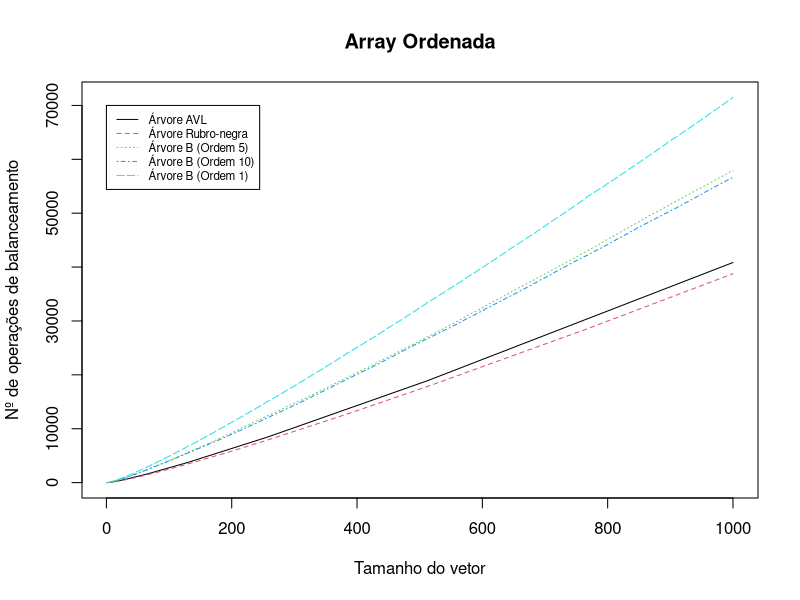

This chart was generated by the following R code:
avl<-c(0, 4, 16, 24, 41, 57, 74, 86, 107, 128, 149, 169, 190, 211, 232, 248, 273, 298, 323, 348, 373, 398, 423, 447, 472, 497, 522, 547, 572, 597, 622, 642, 671, 700, 729, 758, 787, 816, 845, 874, 903, 932, 961, 990, 1019, 1048, 1077, 1105, 1134, 1163, 1192, 1221, 1250, 1279, 1308, 1337, 1366, 1395, 1424, 1453, 1482, 1511, 1540, 1564, 1597, 1630, 1663, 1696, 
       1729, 1762, 1795, 1828, 1861, 1894, 1927, 1960, 1993, 2026, 2059, 2092, 2125, 2158, 2191, 2224, 2257, 2290, 2323, 2356, 2389, 2422, 2455, 2488, 2521, 2554, 2587, 2619, 2652, 2685, 2718, 2751, 2784, 2817, 2850, 2883, 2916, 2949, 2982, 3015, 3048, 3081, 3114, 3147, 3180, 3213, 3246, 3279, 3312, 3345, 3378, 3411, 3444, 3477, 3510, 3543, 3576, 3609, 3642, 
       3670, 3707, 3744, 3781, 3818, 3855, 3892, 3929, 3966, 4003, 4040, 4077, 4114, 4151, 4188, 4225, 4262, 4299, 4336, 4373, 4410, 4447, 4484, 4521, 4558, 4595, 4632, 4669, 4706, 4743, 4780, 4817, 4854, 4891, 4928, 4965, 5002, 5039, 5076, 5113, 5150, 5187, 5224, 5261, 5298, 5335, 5372, 5409, 5446, 5483, 5520, 5557, 5594, 5631, 5668, 5705, 5742, 5779, 5816, 
       5853, 5890, 5927, 5964, 6001, 6037, 6074, 6111, 6148, 6185, 6222, 6259, 6296, 6333, 6370, 6407, 6444, 6481, 6518, 6555, 6592, 6629, 6666, 6703, 6740, 6777, 6814, 6851, 6888, 6925, 6962, 6999, 7036, 7073, 7110, 7147, 7184, 7221, 7258, 7295, 7332, 7369, 7406, 7443, 7480, 7517, 7554, 7591, 7628, 7665, 7702, 7739, 7776, 7813, 7850, 7887, 7924, 7961, 7998, 
       8035, 8072, 8109, 8146, 8183, 8220, 8257, 8294, 8331, 8368, 8400, 8441, 8482, 8523, 8564, 8605, 8646, 8687, 8728, 8769, 8810, 8851, 8892, 8933, 8974, 9015, 9056, 9097, 9138, 9179, 9220, 9261, 9302, 9343, 9384, 9425, 9466, 9507, 9548, 9589, 9630, 9671, 9712, 9753, 9794, 9835, 9876, 9917, 9958, 9999, 10040, 10081, 10122, 10163, 10204, 10245, 10286, 10327, 10368, 10409, 10450, 10491, 10532, 10573, 10614, 10655, 10696, 10737, 10778, 10819, 10860, 10901, 10942, 10983, 11024, 11065, 11106, 11147, 11188, 11229, 11270, 11311, 11352, 
       11393, 11434, 11475, 11516, 11557, 11598, 11639, 11680, 11721, 11762, 11803, 11844, 11885, 11926, 11967, 12008, 12049, 12090, 12131, 12172, 12213, 12254, 12295, 12336, 12377, 12418, 12459, 12500, 12541, 12582, 12623, 12664, 12705, 12746, 12787, 12828, 12869, 12910, 12951, 12992, 13033, 13074, 13115, 13156, 13197, 13238, 13279, 13320, 13361, 13402, 13443, 13484, 13525, 13566, 13607, 13647, 13688, 13729, 13770, 13811, 13852, 13893, 13934, 13975, 14016, 14057, 14098, 14139, 14180, 14221, 14262, 14303, 14344, 14385, 14426, 14467, 14508, 14549, 14590, 14631, 14672, 14713, 14754, 14795, 14836, 14877, 14918, 14959, 15000, 15041, 15082, 15123, 15164, 15205, 15246, 15287, 15328, 15369, 15410, 15451, 15492, 15533, 15574, 15615, 15656, 15697, 15738, 15779, 15820, 15861, 15902, 15943, 15984, 16025, 16066, 16107, 16148, 16189, 16230, 16271, 16312, 16353, 16394, 16435, 16476, 16517, 16558, 16599, 16640, 16681, 16722, 16763, 16804, 16845, 16886, 16927, 16968, 17009, 17050, 17091, 17132, 17173, 17214, 17255, 17296, 17337, 17378, 17419, 17460, 17501, 17542, 17583, 17624, 17665, 17706, 17747, 17788, 17829, 17870, 17911, 17952, 17993, 18034, 18075, 18116, 18157, 18198, 18239, 18280, 18321, 18362, 18403, 18444, 18485, 18526, 18567, 18608, 
       18649, 18690, 18731, 18772, 18813, 18854, 18890, 18935, 18980, 19025, 19070, 19115, 19160, 19205, 19250, 19295, 19340, 19385, 19430, 19475, 19520, 19565, 19610, 19655, 19700, 19745, 19790, 19835, 19880, 19925, 19970, 20015, 20060, 20105, 20150, 20195, 20240, 20285, 20330, 20375, 20420, 20465, 20510, 20555, 20600, 20645, 20690, 20735, 20780, 20825, 20870, 20915, 20960, 21005, 21050, 21095, 21140, 21185, 21230, 21275, 21320, 21365, 21410, 21455, 21500, 21545, 21590, 21635, 21680, 21725, 21770, 21815, 21860, 21905, 21950, 21995, 22040, 22085, 22130, 22175, 22220, 22265, 22310, 22355, 22400, 22445, 22490, 22535, 22580, 22625, 22670, 22715, 22760, 22805, 22850, 22895, 22940, 22985, 23030, 23075, 23120, 23165, 23210, 23255, 23300, 23345, 23390, 23435, 23480, 23525, 23570, 23615, 23660, 23705, 23750, 23795, 23840, 23885, 23930, 23975, 24020, 24065, 24110, 24155, 24200, 24245, 24290, 24335, 24380, 24425, 24470, 24515, 24560, 24605, 24650, 24695, 24740, 24785, 24830, 24875, 24920, 24965, 25010, 25055, 25100, 25145, 25190, 25235, 25280, 25325, 25370, 25415, 25460, 25505, 25550, 25595, 25640, 25685, 25730, 25775, 25820, 25865, 25910, 25955, 26000, 26045, 26090, 26135, 26180, 26225, 26270, 26315, 26360, 26405, 26450, 26495, 26540, 
       26585, 26630, 26675, 26720, 26765, 26810, 26855, 26900, 26945, 26990, 27035, 27080, 27125, 27170, 27215, 27260, 27305, 27350, 27395, 27440, 27485, 27530, 27575, 27620, 27665, 27710, 27755, 27800, 27845, 27890, 27935, 27980, 28025, 28070, 28115, 28160, 28205, 28250, 28295, 28340, 28385, 28430, 28475, 28520, 28565, 28610, 28655, 28700, 28745, 28790, 28835, 28880, 28925, 28970, 29015, 29060, 29105, 29150, 29195, 29240, 29285, 29330, 29375, 29420, 29465, 29510, 29555, 29600, 29645, 29690, 29735, 29780, 29825, 29870, 29915, 29960, 30005, 30050, 30095, 30140, 30185, 30230, 30275, 30320, 30365, 30409, 30454, 30499, 30544, 30589, 30634, 30679, 30724, 30769, 30814, 30859, 30904, 30949, 30994, 31039, 31084, 31129, 31174, 31219, 31264, 31309, 31354, 31399, 31444, 31489, 31534, 31579, 31624, 31669, 31714, 31759, 31804, 31849, 31894, 31939, 31984, 32029, 32074, 32119, 32164, 32209, 32254, 32299, 32344, 32389, 32434, 32479, 32524, 32569, 32614, 32659, 32704, 32749, 32794, 32839, 32884, 32929, 32974, 33019, 33064, 33109, 33154, 33199, 33244, 33289, 33334, 33379, 33424, 33469, 33514, 33559, 33604, 33649, 33694, 33739, 33784, 33829, 33874, 33919, 33964, 34009, 34054, 34099, 34144, 34189, 34234, 34279, 34324, 34369, 34414, 34459, 34504, 
       34549, 34594, 34639, 34684, 34729, 34774, 34819, 34864, 34909, 34954, 34999, 35044, 35089, 35134, 35179, 35224, 35269, 35314, 35359, 35404, 35449, 35494, 35539, 35584, 35629, 35674, 35719, 35764, 35809, 35854, 35899, 35944, 35989, 36034, 36079, 36124, 36169, 36214, 36259, 36304, 36349, 36394, 36439, 36484, 36529, 36574, 36619, 36664, 36709, 36754, 36799, 36844, 36889, 36934, 36979, 37024, 37069, 37114, 37159, 37204, 37249, 37294, 37339, 37384, 37429, 37474, 37519, 37564, 37609, 37654, 37699, 37744, 37789, 37834, 37879, 37924, 37969, 38014, 38059, 38104, 38149, 38194, 38239, 38284, 38329, 38374, 38419, 38464, 38509, 38554, 38599, 38644, 38689, 38734, 38779, 38824, 38869, 38914, 38959, 39004, 39049, 39094, 39139, 39184, 39229, 39274, 39319, 39364, 39409, 39454, 39499, 39544, 39589, 39634, 39679, 39724, 39769, 39814, 39859, 39904, 39949, 39994, 40039, 40084, 40129, 40174, 40219, 40264, 40309, 40354, 40399, 40444, 40489, 40534, 40579, 40624, 40669, 40714, 40759, 40804, 40849)

rn<-c(0, 2, 12, 19, 32, 41, 56, 73, 88, 102, 119, 139, 156, 172, 191, 213, 232, 256, 275, 297, 316, 337, 358, 382, 403, 430, 451, 475, 496, 519, 542, 568, 591, 620, 643, 669, 692, 723, 746, 772, 795, 824, 847, 873, 896, 924, 949, 977, 1002, 1033, 1058, 1086, 1111, 1145, 1170, 1198, 1223, 1254, 1279, 1307, 1332, 1362, 1389, 1419, 1446, 1479, 1506, 1536, 1563, 1599, 1626, 1656, 1683, 1716, 1743, 1773, 1800, 1838, 1865, 1895, 1922, 1955, 1982, 2012, 2039, 2075, 2102, 2132, 2159, 2192, 2219, 2249, 2276, 2311, 2340, 2372, 2401, 2436, 2465, 2497, 2526, 2564, 2593, 2625, 2654, 2689, 2718, 2750, 2779, 2820, 2849, 2881, 2910, 2945, 2974, 3006, 3035, 3073, 3102, 3134, 3163, 3198, 3227, 3259, 3288, 3325, 3356, 3390, 3421, 3458, 3489, 3523, 3554, 3594, 3625, 3659, 3690, 3727, 3758, 3792, 3823, 3866, 3897, 3931, 3962, 3999, 4030, 4064, 4095, 4135, 4166, 4200, 4231, 4268, 4299, 4333, 4364, 4409, 4440, 4474, 4505, 4542, 4573, 4607, 4638, 4678, 4709, 4743, 4774, 4811, 4842, 4876, 4907, 4950, 4981, 5015, 5046, 5083, 5114, 5148, 5179, 5219, 5250, 5284, 5315, 5352, 5383, 5417, 5448, 5490, 5523, 5559, 5592, 5631, 5664, 5700, 5733, 5775, 5808, 5844, 5877, 5916, 5949, 5985, 6018, 6063, 6096, 6132, 6165, 6204, 6237, 6273, 6306, 6348, 6381, 6417, 6450, 6489, 6522, 6558, 6591, 6639, 6672, 6708, 6741, 6780, 6813, 6849, 6882, 6924, 6957, 6993, 7026, 7065, 7098, 7134, 7167, 7212, 7245, 7281, 7314, 7353, 7386, 7422, 7455, 7497, 7530, 7566, 7599, 7638, 7671, 7707, 7740, 7784, 7819, 7857, 7892, 7933, 7968, 8006, 8041, 8085, 8120, 8158, 8193, 8234, 8269, 8307, 8342, 8389, 8424, 8462, 8497, 8538, 8573, 8611, 8646, 8690, 8725, 8763, 8798, 8839, 8874, 8912, 8947, 8997, 9032, 9070, 9105, 9146, 9181, 9219, 9254, 9298, 9333, 9371, 9406, 9447, 9482, 9520, 9555, 9602, 9637, 9675, 9710, 9751, 9786, 9824, 9859, 9903, 9938, 9976, 10011, 10052, 10087, 10125, 10160, 10212, 10247, 10285, 10320, 10361, 10396, 10434, 10469, 10513, 10548, 10586, 10621, 10662, 10697, 10735, 10770, 10817, 10852, 10890, 10925, 10966, 11001, 11039, 11074, 11118, 11153, 11191, 11226, 11267, 11302, 11340, 11375, 11425, 11460, 11498, 11533, 11574, 11609, 11647, 11682, 11726, 11761, 11799, 11834, 11875, 11910, 11948, 11983, 12030, 12065, 12103, 12138, 12179, 12214, 12252, 12287, 12331, 12366, 12404, 12439, 12480, 12515, 12553, 12588, 12637, 12674, 12714, 12751, 12794, 12831, 12871, 12908, 12954, 12991, 13031, 13068, 13111, 13148, 13188, 13225, 13274, 13311, 13351, 13388, 13431, 13468, 13508, 13545, 13591, 13628, 
      13668, 13705, 13748, 13785, 13825, 13862, 13914, 13951, 13991, 14028, 14071, 14108, 14148, 14185, 14231, 14268, 14308, 14345, 14388, 14425, 14465, 14502, 14551, 14588, 14628, 14665, 14708, 14745, 14785, 14822, 14868, 14905, 14945, 14982, 15025, 15062, 15102, 15139, 15194, 15231, 15271, 15308, 15351, 15388, 15428, 15465, 15511, 15548, 15588, 15625, 15668, 15705, 15745, 15782, 15831, 15868, 15908, 15945, 15988, 16025, 16065, 16102, 16148, 16185, 16225, 16262, 16305, 16342, 16382, 16419, 16471, 16508, 16548, 16585, 16628, 16665, 16705, 16742, 16788, 16825, 16865, 16902, 16945, 16982, 17022, 17059, 17108, 17145, 17185, 17222, 17265, 17302, 17342, 17379, 17425, 17462, 17502, 17539, 17582, 17619, 17659, 17696, 17747, 17786, 17828, 17867, 17912, 17951, 17993, 18032, 18080, 18119, 18161, 18200, 18245, 18284, 18326, 18365, 18416, 18455, 18497, 18536, 18581, 18620, 18662, 18701, 18749, 18788, 18830, 18869, 18914, 18953, 18995, 19034, 19088, 19127, 19169, 19208, 19253, 19292, 19334, 19373, 19421, 19460, 19502, 19541, 19586, 19625, 19667, 19706, 19757, 19796, 19838, 19877, 19922, 19961, 20003, 20042, 20090, 20129, 20171, 20210, 20255, 20294, 20336, 20375, 20432, 20471, 20513, 20552, 20597, 20636, 20678, 20717, 20765, 20804, 20846, 
      20885, 20930, 20969, 21011, 21050, 21101, 21140, 21182, 21221, 21266, 21305, 21347, 21386, 21434, 21473, 21515, 21554, 21599, 21638, 21680, 21719, 21773, 21812, 21854, 21893, 21938, 21977, 22019, 22058, 22106, 22145, 22187, 22226, 22271, 22310, 22352, 22391, 22442, 22481, 22523, 22562, 22607, 22646, 22688, 22727, 22775, 22814, 22856, 22895, 22940, 22979, 23021, 23060, 23119, 23158, 23200, 23239, 23284, 23323, 23365, 23404, 23452, 23491, 23533, 23572, 23617, 23656, 23698, 23737, 23788, 23827, 23869, 23908, 23953, 23992, 24034, 24073, 24121, 24160, 24202, 24241, 24286, 24325, 24367, 24406, 24460, 24499, 24541, 24580, 24625, 24664, 24706, 24745, 24793, 24832, 24874, 24913, 24958, 24997, 25039, 25078, 25129, 25168, 25210, 25249, 25294, 25333, 25375, 25414, 25462, 25501, 25543, 25582, 25627, 25666, 25708, 25747, 25804, 25843, 25885, 25924, 25969, 26008, 26050, 26089, 26137, 26176, 26218, 26257, 26302, 26341, 26383, 26422, 26473, 26512, 26554, 26593, 26638, 26677, 26719, 26758, 26806, 26845, 26887, 26926, 26971, 27010, 27052, 27091, 27145, 27184, 27226, 27265, 27310, 27349, 27391, 27430, 27478, 27517, 27559, 27598, 27643, 27682, 27724, 27763, 27814, 27853, 27895, 27934, 27979, 28018, 28060, 28099, 28147, 28186, 28228, 28267, 
      28312, 28351, 28393, 28432, 28488, 28529, 28573, 28614, 28661, 28702, 28746, 28787, 28837, 28878, 28922, 28963, 29010, 29051, 29095, 29136, 29189, 29230, 29274, 29315, 29362, 29403, 29447, 29488, 29538, 29579, 29623, 29664, 29711, 29752, 29796, 29837, 29893, 29934, 29978, 30019, 30066, 30107, 30151, 30192, 30242, 30283, 30327, 30368, 30415, 30456, 30500, 30541, 30594, 30635, 30679, 30720, 30767, 30808, 30852, 30893, 30943, 30984, 31028, 31069, 31116, 31157, 31201, 31242, 31301, 31342, 31386, 31427, 31474, 31515, 31559, 31600, 31650, 31691, 31735, 31776, 31823, 31864, 31908, 31949, 32002, 32043, 32087, 32128, 32175, 32216, 32260, 32301, 32351, 32392, 32436, 32477, 32524, 32565, 32609, 32650, 32706, 32747, 32791, 32832, 32879, 32920, 32964, 33005, 33055, 33096, 33140, 33181, 33228, 33269, 33313, 33354, 33407, 33448, 33492, 33533, 33580, 33621, 33665, 33706, 33756, 33797, 33841, 33882, 33929, 33970, 34014, 34055, 34117, 34158, 34202, 34243, 34290, 34331, 34375, 34416, 34466, 34507, 34551, 34592, 34639, 34680, 34724, 34765, 34818, 34859, 34903, 34944, 34991, 35032, 35076, 35117, 35167, 35208, 35252, 35293, 35340, 35381, 35425, 35466, 35522, 35563, 35607, 35648, 35695, 35736, 35780, 35821, 35871, 35912, 35956, 35997, 36044, 
      36085, 36129, 36170, 36223, 36264, 36308, 36349, 36396, 36437, 36481, 36522, 36572, 36613, 36657, 36698, 36745, 36786, 36830, 36871, 36930, 36971, 37015, 37056, 37103, 37144, 37188, 37229, 37279, 37320, 37364, 37405, 37452, 37493, 37537, 37578, 37631, 37672, 37716, 37757, 37804, 37845, 37889, 37930, 37980, 38021, 38065, 38106, 38153, 38194, 38238, 38279, 38335, 38376, 38420, 38461, 38508, 38549, 38593, 38634, 38684, 38725, 38769)

B5<-c(4, 14, 30, 46, 68, 90, 112, 134, 162, 190, 238, 265, 292, 319, 352, 385, 442, 472, 502, 532, 568, 604, 667, 697, 727, 757, 793, 829, 892, 925, 958, 991, 1030, 1069, 1138, 1171, 
     1204, 1237, 1276, 1315, 1384, 1417, 1450, 1483, 1522, 1561, 1630, 1663, 1696, 1729, 1768, 1807, 1876, 1912, 1948, 1984, 2026, 2068, 2143, 2179, 2215, 2251, 2293, 2335, 2410, 2446, 2482, 2518, 2560, 2602, 2697, 2735, 2773, 2811, 2855, 2899, 2973, 3011, 3049, 3087, 3131, 3175, 3249, 3287, 3325, 3363, 3407, 3451, 3525, 3566, 3607, 3648, 3695, 3742, 3822, 
     3863, 3904, 3945, 3992, 4039, 4119, 4160, 4201, 4242, 4289, 4336, 4440, 4481, 4522, 4563, 4610, 4657, 4734, 4775, 4816, 4857, 4904, 4951, 5028, 5069, 5110, 5151, 5198, 5245, 5322, 5366, 5410, 5454, 5504, 5554, 5637, 5681, 5725, 5769, 5819, 5869, 5952, 5996, 6040, 6084, 6134, 6184, 6294, 6335, 6376, 6417, 6464, 6511, 6588, 6629, 6670, 6711, 6758, 6805, 
     6882, 6923, 6964, 7005, 7052, 7099, 7176, 7220, 7264, 7308, 7358, 7408, 7491, 7535, 7579, 7623, 7673, 7723, 7806, 7850, 7894, 7938, 7988, 8038, 8148, 8192, 8236, 8280, 8330, 8380, 8460, 8504, 8548, 8592, 8642, 8692, 8772, 8816, 8860, 8904, 8954, 9004, 9084, 9131, 9178, 9225, 9278, 9331, 9417, 9464, 9511, 9558, 9611, 9664, 9750, 9797, 9844, 9891, 9944, 
     9997, 10113, 10157, 10201, 10245, 10295, 10345, 10425, 10469, 10513, 10557, 10607, 10657, 10737, 10781, 10825, 10869, 10919, 10969, 11049, 11096, 11143, 11190, 11243, 11296, 11382, 11429, 11476, 11523, 11576, 11629, 11715, 11762, 11809, 11856, 11909, 11962, 12078, 12122, 12166, 12210, 12260, 12310, 12390, 12434, 12478, 12522, 12572, 12622, 12702, 12746, 12790, 12834, 12884, 12934, 13014, 13061, 13108, 13155, 13208, 13261, 13347, 13394, 13441, 13488, 13541, 13594, 13680, 13727, 13774, 13821, 13874, 13927, 14043, 14087, 14131, 
     14175, 14225, 14275, 14355, 14399, 14443, 14487, 14537, 14587, 14667, 14711, 14755, 14799, 14849, 14899, 14979, 15026, 15073, 15120, 15173, 15226, 15312, 15359, 15406, 15453, 15506, 15559, 15645, 15692, 15739, 15786, 15839, 15892, 16008, 16055, 16102, 16149, 16202, 16255, 16338, 16385, 16432, 16479, 16532, 16585, 16668, 16715, 16762, 16809, 16862, 16915, 16998, 17048, 17098, 17148, 17204, 17260, 17349, 17399, 17449, 17499, 17555, 17611, 17700, 17750, 17800, 17850, 17906, 17962, 18084, 18131, 18178, 18225, 18278, 18331, 18414, 18461, 18508, 18555, 18608, 18661, 18744, 18791, 18838, 18885, 18938, 18991, 19074, 19124, 19174, 19224, 19280, 19336, 19425, 19475, 19525, 19575, 19631, 19687, 19776, 19826, 19876, 19926, 19982, 20038, 20160, 20207, 20254, 20301, 20354, 20407, 20490, 20537, 20584, 20631, 20684, 20737, 20820, 20867, 20914, 20961, 21014, 21067, 21150, 21200, 21250, 21300, 21356, 21412, 21501, 21551, 21601, 21651, 21707, 21763, 21852, 21902, 21952, 22002, 22058, 22114, 22256, 22305, 22354, 22403, 22458, 22513, 22598, 22647, 22696, 22745, 22800, 22855, 22940, 22989, 23038, 23087, 23142, 23197, 23282, 23334, 23386, 23438, 23496, 23554, 23645, 23697, 23749, 23801, 23859, 23917, 24008, 24060, 24112, 24164, 24222, 24280, 
     24401, 24450, 24499, 24548, 24603, 24658, 24743, 24792, 24841, 24890, 24945, 25000, 25085, 25134, 25183, 25232, 25287, 25342, 25427, 25479, 25531, 25583, 25641, 25699, 25790, 25842, 25894, 25946, 26004, 26062, 26153, 26205, 26257, 26309, 26367, 26425, 26546, 26595, 26644, 26693, 26748, 26803, 26888, 26937, 26986, 27035, 27090, 27145, 27230, 27279, 27328, 27377, 27432, 27487, 27572, 27624, 27676, 27728, 27786, 27844, 27935, 27987, 28039, 28091, 28149, 28207, 28298, 28350, 28402, 28454, 28512, 28570, 28691, 28743, 28795, 28847, 28905, 28963, 29051, 29103, 29155, 29207, 29265, 29323, 29411, 29463, 29515, 29567, 29625, 29683, 29771, 29826, 29881, 29936, 29997, 30058, 30152, 30207, 30262, 30317, 30378, 30439, 30533, 30588, 30643, 30698, 30759, 30820, 30947, 30999, 31051, 31103, 31161, 31219, 31307, 31359, 31411, 31463, 31521, 31579, 31667, 31719, 31771, 31823, 31881, 31939, 32027, 32082, 32137, 32192, 32253, 32314, 32408, 32463, 32518, 32573, 32634, 32695, 32789, 32844, 32899, 32954, 33015, 33076, 33203, 33255, 33307, 33359, 33417, 33475, 33563, 33615, 33667, 33719, 33777, 33835, 33923, 33975, 34027, 34079, 34137, 34195, 34283, 34338, 34393, 34448, 34509, 34570, 34664, 34719, 34774, 34829, 34890, 34951, 35045, 35100, 35155, 
     35210, 35271, 35332, 35483, 35535, 35587, 35639, 35697, 35755, 35843, 35895, 35947, 35999, 36057, 36115, 36203, 36255, 36307, 36359, 36417, 36475, 36563, 36618, 36673, 36728, 36789, 36850, 36944, 36999, 37054, 37109, 37170, 37231, 37325, 37380, 37435, 37490, 37551, 37612, 37736, 37788, 37840, 37892, 37950, 38008, 38096, 38148, 38200, 38252, 38310, 38368, 38456, 38508, 38560, 38612, 38670, 38728, 38816, 38871, 38926, 38981, 39042, 39103, 39197, 39252, 39307, 39362, 39423, 39484, 39578, 39633, 39688, 39743, 39804, 39865, 39989, 40041, 40093, 40145, 40203, 40261, 40349, 40401, 40453, 40505, 40563, 40621, 40709, 40761, 40813, 40865, 40923, 40981, 41069, 41124, 41179, 41234, 41295, 41356, 41450, 41505, 41560, 41615, 41676, 41737, 41831, 41886, 41941, 41996, 42057, 42118, 42242, 42297, 42352, 42407, 42468, 42529, 42620, 42675, 42730, 42785, 42846, 42907, 42998, 43053, 43108, 43163, 43224, 43285, 43376, 43434, 43492, 43550, 43614, 43678, 43775, 43833, 43891, 43949, 44013, 44077, 44174, 44232, 44290, 44348, 44412, 44476, 44606, 44661, 44716, 44771, 44832, 44893, 44984, 45039, 45094, 45149, 45210, 45271, 45362, 45417, 45472, 45527, 45588, 45649, 45740, 45798, 45856, 45914, 45978, 46042, 46139, 46197, 46255, 46313, 46377, 46441, 
     46538, 46596, 46654, 46712, 46776, 46840, 46970, 47025, 47080, 47135, 47196, 47257, 47348, 47403, 47458, 47513, 47574, 47635, 47726, 47781, 47836, 47891, 47952, 48013, 48104, 48162, 48220, 48278, 48342, 48406, 48503, 48561, 48619, 48677, 48741, 48805, 48902, 48960, 49018, 49076, 49140, 49204, 49361, 49413, 49465, 49517, 49575, 49633, 49721, 49773, 49825, 49877, 49935, 49993, 50081, 50133, 50185, 50237, 50295, 50353, 50441, 50496, 50551, 50606, 50667, 50728, 50822, 50877, 50932, 50987, 51048, 51109, 51203, 51258, 51313, 51368, 51429, 51490, 51614, 51666, 51718, 51770, 51828, 51886, 51974, 52026, 52078, 52130, 52188, 52246, 52334, 52386, 52438, 52490, 52548, 52606, 52694, 52749, 52804, 52859, 52920, 52981, 53075, 53130, 53185, 53240, 53301, 53362, 53456, 53511, 53566, 53621, 53682, 53743, 53867, 53919, 53971, 54023, 54081, 54139, 54227, 54279, 54331, 54383, 54441, 54499, 54587, 54639, 54691, 54743, 54801, 54859, 54947, 55002, 55057, 55112, 55173, 55234, 55328, 55383, 55438, 55493, 55554, 55615, 55709, 55764, 55819, 55874, 55935, 55996, 56120, 56175, 56230, 56285, 56346, 56407, 56498, 56553, 56608, 56663, 56724, 56785, 56876, 56931, 56986, 57041, 57102, 57163, 57254, 57312, 57370, 57428, 57492, 57556, 57653, 57711, 57769, 
     57827, 57891, 57955)

B10<-c(4, 14, 30, 46, 68, 90, 112, 134, 162, 190, 218, 246, 274, 302, 330, 358, 392, 426, 460, 494, 563, 596, 629, 662, 695, 728, 761, 800, 839, 878, 917, 995, 1031, 1067, 1103, 1139, 
       1175, 1211, 1253, 1295, 1337, 1379, 1463, 1499, 1535, 1571, 1607, 1643, 1679, 1721, 1763, 1805, 1847, 1931, 1970, 2009, 2048, 2087, 2126, 2165, 2210, 2255, 2300, 2345, 2435, 2474, 2513, 2552, 2591, 2630, 2669, 2714, 2759, 2804, 2849, 2939, 2978, 3017, 3056, 3095, 3134, 3173, 3218, 3263, 3308, 3353, 3443, 3482, 3521, 3560, 3599, 3638, 3677, 3722, 3767, 
       3812, 3857, 3947, 3989, 4031, 4073, 4115, 4157, 4199, 4247, 4295, 4343, 4391, 4487, 4529, 4571, 4613, 4655, 4697, 4739, 4787, 4835, 4883, 4931, 5027, 5069, 5111, 5153, 5195, 5237, 5279, 5327, 5375, 5423, 5471, 5567, 5609, 5651, 5693, 5735, 5777, 5819, 5867, 5915, 5963, 6011, 6107, 6149, 6191, 6233, 6275, 6317, 6359, 6407, 6455, 6503, 6551, 6647, 6689, 
       6731, 6773, 6815, 6857, 6899, 6947, 6995, 7043, 7091, 7187, 7229, 7271, 7313, 7355, 7397, 7439, 7487, 7535, 7583, 7631, 7727, 7769, 7811, 7853, 7895, 7937, 7979, 8027, 8075, 8123, 8171, 8267, 8312, 8357, 8402, 8447, 8492, 8537, 8588, 8639, 8690, 8741, 8843, 8888, 8933, 8978, 9023, 9068, 9113, 9164, 9215, 9266, 9317, 9419, 9464, 9509, 9554, 9599, 9644, 
       9689, 9740, 9791, 9842, 9893, 9995, 10040, 10085, 10130, 10175, 10220, 10265, 10316, 10367, 10418, 10469, 10571, 10616, 10661, 10706, 10751, 10796, 10841, 10892, 10943, 10994, 11045, 11182, 11229, 11276, 11323, 11370, 11417, 11464, 11517, 11570, 11623, 11676, 11777, 11824, 11871, 11918, 11965, 12012, 12059, 12112, 12165, 12218, 12271, 12372, 12419, 12466, 12513, 12560, 12607, 12654, 12707, 12760, 12813, 12866, 12967, 13014, 13061, 13108, 13155, 13202, 13249, 13302, 13355, 13408, 13461, 13562, 13609, 13656, 13703, 13750, 13797, 13844, 13897, 13950, 14003, 14056, 14157, 14204, 14251, 14298, 14345, 14392, 14439, 14492, 14545, 14598, 14651, 14752, 14802, 14852, 14902, 14952, 15002, 15052, 15108, 15164, 
       15220, 15276, 15383, 15433, 15483, 15533, 15583, 15633, 15683, 15739, 15795, 15851, 15907, 16014, 16064, 16114, 16164, 16214, 16264, 16314, 16370, 16426, 16482, 16538, 16645, 16695, 16745, 16795, 16845, 16895, 16945, 17001, 17057, 17113, 17169, 17276, 17326, 17376, 17426, 17476, 17526, 17576, 17632, 17688, 17744, 17800, 17946, 17996, 18046, 18096, 18146, 18196, 18246, 18302, 18358, 18414, 18470, 18574, 18624, 18674, 18724, 18774, 18824, 18874, 18930, 18986, 19042, 19098, 19202, 19252, 19302, 19352, 19402, 19452, 19502, 19558, 19614, 19670, 19726, 19830, 19880, 19930, 19980, 20030, 20080, 20130, 20186, 20242, 20298, 20354, 20458, 20508, 20558, 20608, 20658, 20708, 20758, 20814, 20870, 20926, 20982, 21086, 21136, 21186, 21236, 21286, 21336, 21386, 21442, 21498, 21554, 21610, 21714, 21767, 21820, 21873, 21926, 21979, 22032, 22091, 22150, 22209, 22268, 22378, 22431, 22484, 22537, 22590, 22643, 22696, 22755, 22814, 22873, 22932, 23042, 23095, 23148, 23201, 23254, 23307, 23360, 23419, 23478, 23537, 23596, 23706, 23759, 23812, 23865, 23918, 23971, 24024, 24083, 24142, 24201, 24260, 24370, 24423, 24476, 24529, 24582, 24635, 24688, 24747, 24806, 24865, 24924, 25076, 25126, 25176, 25226, 25276, 25326, 25376, 25432, 25488, 25544, 
       25600, 25704, 25754, 25804, 25854, 25904, 25954, 26004, 26060, 26116, 26172, 26228, 26332, 26382, 26432, 26482, 26532, 26582, 26632, 26688, 26744, 26800, 26856, 26960, 27010, 27060, 27110, 27160, 27210, 27260, 27316, 27372, 27428, 27484, 27588, 27638, 27688, 27738, 27788, 27838, 27888, 27944, 28000, 28056, 28112, 28216, 28266, 28316, 28366, 28416, 28466, 28516, 28572, 28628, 28684, 28740, 28844, 28897, 28950, 29003, 29056, 29109, 29162, 29221, 29280, 29339, 29398, 29508, 29561, 29614, 29667, 29720, 29773, 29826, 29885, 29944, 30003, 30062, 30172, 30225, 30278, 30331, 30384, 30437, 30490, 30549, 30608, 30667, 30726, 30836, 30889, 30942, 30995, 31048, 31101, 31154, 31213, 31272, 31331, 31390, 31500, 31553, 31606, 31659, 31712, 31765, 31818, 31877, 31936, 31995, 32054, 32206, 32259, 32312, 32365, 32418, 32471, 32524, 32583, 32642, 32701, 32760, 32867, 32920, 32973, 33026, 33079, 33132, 33185, 33244, 33303, 33362, 33421, 33528, 33581, 33634, 33687, 33740, 33793, 33846, 33905, 33964, 34023, 34082, 34189, 34242, 34295, 34348, 34401, 34454, 34507, 34566, 34625, 34684, 34743, 34850, 34903, 34956, 35009, 35062, 35115, 35168, 35227, 35286, 35345, 35404, 35511, 35564, 35617, 35670, 35723, 35776, 35829, 35888, 35947, 36006, 36065, 
       36172, 36228, 36284, 36340, 36396, 36452, 36508, 36570, 36632, 36694, 36756, 36869, 36925, 36981, 37037, 37093, 37149, 37205, 37267, 37329, 37391, 37453, 37566, 37622, 37678, 37734, 37790, 37846, 37902, 37964, 38026, 38088, 38150, 38263, 38319, 38375, 38431, 38487, 38543, 38599, 38661, 38723, 38785, 38847, 38960, 39016, 39072, 39128, 39184, 39240, 39296, 39358, 39420, 39482, 39544, 39702, 39755, 39808, 39861, 39914, 39967, 40020, 40079, 40138, 40197, 40256, 40363, 40416, 40469, 40522, 40575, 40628, 40681, 40740, 40799, 40858, 40917, 41024, 41077, 41130, 41183, 41236, 41289, 41342, 41401, 41460, 41519, 41578, 41685, 41738, 41791, 41844, 41897, 41950, 42003, 42062, 42121, 42180, 42239, 42346, 42399, 42452, 42505, 42558, 42611, 42664, 42723, 42782, 42841, 42900, 43007, 43060, 43113, 43166, 43219, 43272, 43325, 43384, 43443, 43502, 43561, 43668, 43724, 43780, 43836, 43892, 43948, 44004, 44066, 44128, 44190, 44252, 44365, 44421, 44477, 44533, 44589, 44645, 44701, 44763, 44825, 44887, 44949, 45062, 45118, 45174, 45230, 45286, 45342, 45398, 45460, 45522, 45584, 45646, 45759, 45815, 45871, 45927, 45983, 46039, 46095, 46157, 46219, 46281, 46343, 46456, 46512, 46568, 46624, 46680, 46736, 46792, 46854, 46916, 46978, 47040, 47198, 
       47251, 47304, 47357, 47410, 47463, 47516, 47575, 47634, 47693, 47752, 47859, 47912, 47965, 48018, 48071, 48124, 48177, 48236, 48295, 48354, 48413, 48520, 48573, 48626, 48679, 48732, 48785, 48838, 48897, 48956, 49015, 49074, 49181, 49234, 49287, 49340, 49393, 49446, 49499, 49558, 49617, 49676, 49735, 49842, 49895, 49948, 50001, 50054, 50107, 50160, 50219, 50278, 50337, 50396, 50503, 50556, 50609, 50662, 50715, 50768, 50821, 50880, 50939, 50998, 51057, 51164, 51220, 51276, 51332, 51388, 51444, 51500, 51562, 51624, 51686, 51748, 51861, 51917, 51973, 52029, 52085, 52141, 52197, 52259, 52321, 52383, 52445, 52558, 52614, 52670, 52726, 52782, 52838, 52894, 52956, 53018, 53080, 53142, 53255, 53311, 53367, 53423, 53479, 53535, 53591, 53653, 53715, 53777, 53839, 53952, 54008, 54064, 54120, 54176, 54232, 54288, 54350, 54412, 54474, 54536, 54694, 54747, 54800, 54853, 54906, 54959, 55012, 55071, 55130, 55189, 55248, 55355, 55408, 55461, 55514, 55567, 55620, 55673, 55732, 55791, 55850, 55909, 56016, 56069, 56122, 56175, 56228, 56281, 56334, 56393, 56452, 56511, 56570, 56677)

B1<-c(4, 14, 38, 53, 86, 104, 151, 171, 209, 232, 288, 311, 352, 378, 448, 473, 516, 544, 605, 633, 679, 710, 789, 817, 863, 894, 958, 989, 1038, 1072, 1165, 1195, 1243, 1276, 1342, 1375, 1426, 1462, 1546, 1579, 1630, 1666, 1735, 1771, 1825, 1864, 1966, 1999, 2050, 2086, 2155, 2191, 2245, 2284, 2371, 2407, 2461, 2500, 2572, 2611, 2668, 2710, 2826, 2861, 2914, 2952, 3023, 3061, 3117, 3158, 3247, 3285, 3341, 3382, 3456, 3497, 3556, 3600, 3707, 3745, 3801, 3842, 3916, 3957, 4016, 4060, 4152, 4193, 4252, 4296, 4373, 4417, 4479, 4526, 4651, 4689, 4745, 4786, 4860, 4901, 4960, 5004, 5096, 5137, 5196, 5240, 5317, 5361, 5423, 5470, 5580, 5621, 5680, 5724, 5801, 5845, 5907, 5954, 6049, 6093, 6155, 6202, 6282, 6329, 6394, 6444, 6583, 6623, 6681, 6724, 6800, 6843, 6904, 6950, 7044, 7087, 7148, 7194, 7273, 7319, 7383, 7432, 7544, 7587, 7648, 7694, 7773, 7819, 7883, 7932, 8029, 8075, 8139, 8188, 8270, 8319, 8386, 8438, 8568, 8611, 8672, 8718, 8797, 8843, 8907, 8956, 9053, 9099, 9163, 9212, 9294, 9343, 9410, 9462, 9577, 9623, 9687, 9736, 9818, 9867, 9934, 9986, 10086, 10135, 10202, 10254, 10339, 10391, 10461, 10516, 10664, 10707, 10768, 10814, 10893, 10939, 11003, 11052, 11149, 11195, 11259, 11308, 11390, 11439, 11506, 11558, 11673, 11719, 11783, 11832, 11914, 11963, 12030, 12082, 12182, 12231, 12298, 12350, 12435, 12487, 12557, 12612, 12745, 12791, 12855, 12904, 12986, 13035, 13102, 13154, 13254, 13303, 13370, 13422, 13507, 13559, 13629, 13684, 13802, 13851, 13918, 13970, 14055, 14107, 14177, 14232, 14335, 14387, 14457, 14512, 14600, 14655, 14728, 14786, 14948, 14993, 15056, 15104, 15185, 15233, 15299, 15350, 15449, 15497, 15563, 15614, 15698, 15749, 15818, 15872, 15989, 16037, 16103, 16154, 16238, 16289, 16358, 16412, 16514, 16565, 16634, 16688, 16775, 16829, 16901, 16958, 17093, 17141, 17207, 17258, 17342, 17393, 17462, 17516, 17618, 17669, 17738, 17792, 17879, 17933, 18005, 18062, 18182, 18233, 18302, 18356, 18443, 18497, 18569, 
      18626, 18731, 18785, 18857, 18914, 19004, 19061, 19136, 19196, 19349, 19397, 19463, 19514, 19598, 19649, 19718, 19772, 19874, 19925, 19994, 20048, 20135, 20189, 20261, 20318, 20438, 20489, 20558, 20612, 20699, 20753, 20825, 20882, 20987, 21041, 21113, 21170, 21260, 21317, 21392, 21452, 21590, 21641, 21710, 21764, 21851, 21905, 21977, 22034, 22139, 22193, 22265, 22322, 22412, 22469, 22544, 22604, 22727, 22781, 22853, 22910, 23000, 23057, 23132, 23192, 23300, 23357, 23432, 23492, 23585, 23645, 23723, 23786, 23957, 24005, 24071, 24122, 24206, 24257, 24326, 24380, 24482, 24533, 24602, 24656, 24743, 24797, 24869, 24926, 25046, 25097, 25166, 25220, 25307, 25361, 25433, 25490, 25595, 25649, 25721, 25778, 25868, 25925, 26000, 26060, 26198, 26249, 26318, 26372, 26459, 26513, 26585, 26642, 26747, 26801, 26873, 26930, 27020, 27077, 27152, 27212, 27335, 27389, 27461, 27518, 27608, 27665, 27740, 27800, 27908, 27965, 28040, 28100, 28193, 28253, 28331, 28394, 28550, 28601, 28670, 28724, 28811, 28865, 28937, 28994, 29099, 29153, 29225, 29282, 29372, 29429, 29504, 29564, 29687, 29741, 29813, 29870, 29960, 30017, 30092, 30152, 30260, 30317, 30392, 30452, 30545, 30605, 30683, 30746, 30887, 30941, 31013, 31070, 31160, 31217, 31292, 31352, 
      31460, 31517, 31592, 31652, 31745, 31805, 31883, 31946, 32072, 32129, 32204, 32264, 32357, 32417, 32495, 32558, 32669, 32729, 32807, 32870, 32966, 33029, 33110, 33176, 33361, 33411, 33479, 33532, 33618, 33671, 33742, 33798, 33902, 33955, 34026, 34082, 34171, 34227, 34301, 34360, 34482, 34535, 34606, 34662, 34751, 34807, 34881, 34940, 35047, 35103, 35177, 35236, 35328, 35387, 35464, 35526, 35666, 35719, 35790, 35846, 35935, 35991, 36065, 36124, 36231, 36287, 36361, 36420, 36512, 36571, 36648, 36710, 36835, 36891, 36965, 37024, 37116, 37175, 37252, 37314, 37424, 37483, 37560, 37622, 37717, 37779, 37859, 37924, 38082, 38135, 38206, 38262, 38351, 38407, 38481, 38540, 38647, 38703, 38777, 38836, 38928, 38987, 39064, 39126, 39251, 39307, 39381, 39440, 39532, 39591, 39668, 39730, 39840, 39899, 39976, 40038, 40133, 40195, 40275, 40340, 40483, 40539, 40613, 40672, 40764, 40823, 40900, 40962, 41072, 41131, 41208, 41270, 41365, 41427, 41507, 41572, 41700, 41759, 41836, 41898, 41993, 42055, 42135, 42200, 42313, 42375, 42455, 42520, 42618, 42683, 42766, 42834, 43010, 43063, 43134, 43190, 43279, 43335, 43409, 43468, 43575, 43631, 43705, 43764, 43856, 43915, 43992, 44054, 44179, 44235, 44309, 44368, 44460, 44519, 44596, 44658, 44768, 
      44827, 44904, 44966, 45061, 45123, 45203, 45268, 45411, 45467, 45541, 45600, 45692, 45751, 45828, 45890, 46000, 46059, 46136, 46198, 46293, 46355, 46435, 46500, 46628, 46687, 46764, 46826, 46921, 46983, 47063, 47128, 47241, 47303, 47383, 47448, 47546, 47611, 47694, 47762, 47923, 47979, 48053, 48112, 48204, 48263, 48340, 48402, 48512, 48571, 48648, 48710, 48805, 48867, 48947, 49012, 49140, 49199, 49276, 49338, 49433, 49495, 49575, 49640, 49753, 49815, 49895, 49960, 50058, 50123, 50206, 50274, 50420, 50479, 50556, 50618, 50713, 50775, 50855, 50920, 51033, 51095, 51175, 51240, 51338, 51403, 51486, 51554, 51685, 51747, 51827, 51892, 51990, 52055, 52138, 52206, 52322, 52387, 52470, 52538, 52639, 52707, 52793, 52864, 53058, 53111, 53182, 53238, 53327, 53383, 53457, 53516, 53623, 53679, 53753, 53812, 53904, 53963, 54040, 54102, 54227, 54283, 54357, 54416, 54508, 54567, 54644, 54706, 54816, 54875, 54952, 55014, 55109, 55171, 55251, 55316, 55459, 55515, 55589, 55648, 55740, 55799, 55876, 55938, 56048, 56107, 56184, 56246, 56341, 56403, 56483, 56548, 56676, 56735, 56812, 56874, 56969, 57031, 57111, 57176, 57289, 57351, 57431, 57496, 57594, 57659, 57742, 57810, 57971, 58027, 58101, 58160, 58252, 58311, 58388, 58450, 58560, 58619, 
      58696, 58758, 58853, 58915, 58995, 59060, 59188, 59247, 59324, 59386, 59481, 59543, 59623, 59688, 59801, 59863, 59943, 60008, 60106, 60171, 60254, 60322, 60468, 60527, 60604, 60666, 60761, 60823, 60903, 60968, 61081, 61143, 61223, 61288, 61386, 61451, 61534, 61602, 61733, 61795, 61875, 61940, 62038, 62103, 62186, 62254, 62370, 62435, 62518, 62586, 62687, 62755, 62841, 62912, 63091, 63147, 63221, 63280, 63372, 63431, 63508, 63570, 63680, 63739, 63816, 63878, 63973, 64035, 64115, 64180, 64308, 64367, 64444, 64506, 64601, 64663, 64743, 64808, 64921, 64983, 65063, 65128, 65226, 65291, 65374, 65442, 65588, 65647, 65724, 65786, 65881, 65943, 66023, 66088, 66201, 66263, 66343, 66408, 66506, 66571, 66654, 66722, 66853, 66915, 66995, 67060, 67158, 67223, 67306, 67374, 67490, 67555, 67638, 67706, 67807, 67875, 67961, 68032, 68196, 68255, 68332, 68394, 68489, 68551, 68631, 68696, 68809, 68871, 68951, 69016, 69114, 69179, 69262, 69330, 69461, 69523, 69603, 69668, 69766, 69831, 69914, 69982, 70098, 70163, 70246, 70314, 70415, 70483, 70569, 70640, 70789, 70851, 70931, 70996, 71094, 71159, 71242, 71310, 71426, 71491)

x<-seq(1,1000,1000)
y<-cbind(avl, rn, B5, B10, B1)
matplot(y, type = "l", main = "Array Ordenada", xlab = "Tamanho do vetor", ylab = "Nº de operações de balanceamento")
legend(0,70000,c("Árvore AVL","Árvore Rubro-negra","Árvore B (Ordem 5)","Árvore B (Ordem 10)","Árvore B (Ordem 1)")
       ,lty = c(1,2,3,4,5),col = c(1,2,3,4,5), cex = 0.7)







